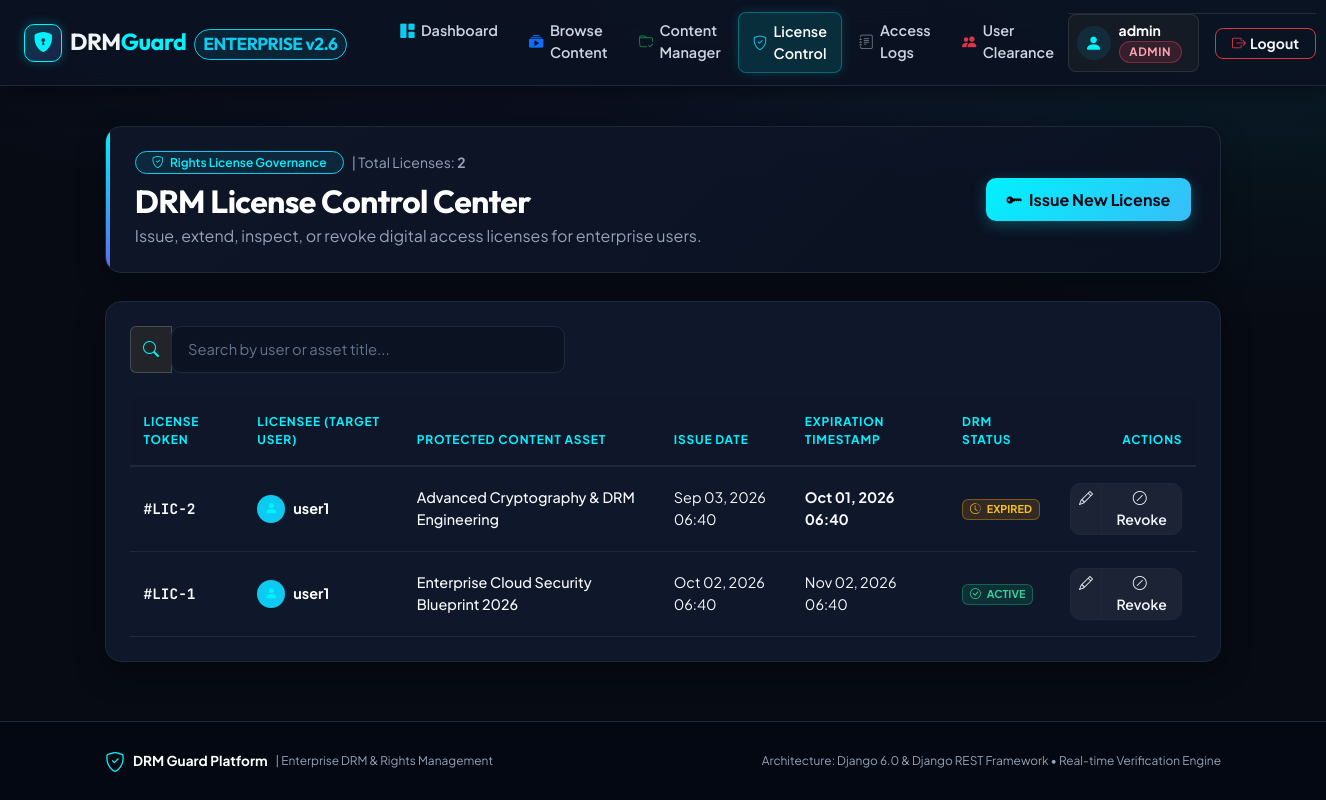
The app's page /manage/licenses/ (signed in) with its own data.
### DRM_App/models.py (models this page shows, shortened)
class UserProfile(models.Model):
    ROLE_CHOICES = (
        ('ADMIN', 'Admin'),
        ('CONTENT_MANAGER', 'Content Manager'),
        ('NORMAL_USER', 'Normal User'),
    )
    user = models.OneToOneField(User, on_delete=models.CASCADE, related_name='profile')
    role = models.CharField(max_length=20, choices=ROLE_CHOICES, default='NORMAL_USER')
    created_at = models.DateTimeField(auto_now_add=True)
    @property
    def is_admin(self):
        return self.role == 'ADMIN' or self.user.is_superuser
    @property
    def is_content_manager(self):
        return self.role in ['ADMIN', 'CONTENT_MANAGER'] or self.user.is_superuser
    @property
    def is_normal_user(self):
        return self.role == 'NORMAL_USER'

class License(models.Model):
    STATUS_CHOICES = (
        ('ACTIVE', 'Active'),
        ('EXPIRED', 'Expired'),
        ('REVOKED', 'Revoked'),
    )
    user = models.ForeignKey(User, on_delete=models.CASCADE, related_name='licenses')
    content = models.ForeignKey(DigitalContent, on_delete=models.CASCADE, related_name='licenses')
    start_date = models.DateTimeField(default=timezone.now)
    expiry_date = models.DateTimeField()
    status = models.CharField(max_length=20, choices=STATUS_CHOICES, default='ACTIVE')
    created_at = models.DateTimeField(auto_now_add=True)
    class Meta:
        ordering = ['-created_at']
    def check_and_update_status(self):
        now = timezone.now()
        if self.status == 'ACTIVE' and now > self.expiry_date:
            self.status = 'EXPIRED'
            self.save(update_fields=['status'])
        return self.status

class DigitalContent(models.Model):
    STATUS_CHOICES = (
        ('ACTIVE', 'Active'),
        ('DRAFT', 'Draft'),
        ('INACTIVE', 'Inactive'),
    )
    title = models.CharField(max_length=255)
    description = models.TextField()
    content_body = models.TextField(help_text="Protected text or document data", blank=True, null=True)
    file = models.FileField(upload_to='digital_contents/', blank=True, null=True)
    owner = models.ForeignKey(User, on_delete=models.CASCADE, related_name='contents')
    status = models.CharField(max_length=20, choices=STATUS_CHOICES, default='ACTIVE')
    created_at = models.DateTimeField(auto_now_add=True)
    updated_at = models.DateTimeField(auto_now=True)

### DRM_App/views.py (the view)
    def wrapper(request, *args, **kwargs):
        if not request.user.is_authenticated:
            return redirect('login')
        if not request.user.profile.is_content_manager:
            messages.error(request, "Access Restricted: Content Manager or Admin privileges required.")
            return redirect('dashboard')
        return view_func(request, *args, **kwargs)

### DRM_App/views.py (called while the page is built)
def content_manager_required(view_func):
    def wrapper(request, *args, **kwargs):
        if not request.user.is_authenticated:
            return redirect('login')
        if not request.user.profile.is_content_manager:
            messages.error(request, "Access Restricted: Content Manager or Admin privileges required.")
            return redirect('dashboard')
        return view_func(request, *args, **kwargs)
    return wrapper

@login_required
@content_manager_required
def license_manage_view(request):
    if request.user.profile.is_admin:
        licenses = License.objects.all().order_by('-created_at')
    else:
        my_contents = DigitalContent.objects.filter(owner=request.user)
        licenses = License.objects.filter(content__in=my_contents).order_by('-created_at')
    now = timezone.now()
    for lic in licenses:
        lic.check_and_update_status()
    return render(request, 'DRM_App/license_manage.html', {'licenses': licenses})

### DRM_App/templates/DRM_App/license_manage.html (shortened to what this page needs)
{% extends 'DRM_App/base.html' %}
{% block content %}
<div class="page-header-banner d-flex flex-column flex-md-row justify-content-between align-items-md-center gap-3">
    <div>
        <div class="d-flex align-items-center gap-2 mb-2">
            <span class="badge bg-info bg-opacity-10 text-cyan border border-info border-opacity-30 rounded-pill px-3 py-1 fw-semibold">
                <i class="bi bi-shield-check me-1"></i> Rights License Governance
            </span>
            <span class="text-muted small">| Total Licenses: <strong>{{ licenses|length }}</strong></span>
        </div>
        <h2 class="fw-bold text-white mb-1">DRM License Control Center</h2>
        <p class="text-muted mb-0">Issue, extend, inspect, or revoke digital access licenses for enterprise users.</p>
    </div>
    <div>
        <a href="{% url 'license_create' %}" class="btn btn-primary-custom">
            <i class="bi bi-key-fill"></i> Issue New License
        </a>
    </div>
</div>
<div class="card card-custom p-4">
    <div class="mb-4">
        <div class="row g-3">
            <div class="col-md-6 col-lg-5">
                <div class="input-group">
                    <span class="input-group-text bg-dark border-secondary text-cyan border-opacity-50"><i class="bi bi-search"></i></span>
                    <input type="text" id="licenseSearchInput" class="form-control" placeholder="Search by user or asset title..." onkeyup="filterLicenseTable()">
                </div>
            </div>
        </div>
    </div>
    {% if licenses %}
    <div class="table-responsive">
        <table class="table table-dark-custom align-middle mb-0">
            <thead>
                <tr>
                    <th>License Token</th>
                    <th>Licensee (Target User)</th>
                    <th>Protected Content Asset</th>
                    <th>Issue Date</th>
                    <th>Expiration Timestamp</th>
                    <th>DRM Status</th>
                    <th class="text-end">Actions</th>
                </tr>
            </thead>
            <tbody>
                {% for lic in licenses %}
                <tr class="license-row">
                    <td class="fw-bold text-cyan text-mono">#LIC-{{ lic.id }}</td>
                    <td class="lic-user">
                        <div class="d-flex align-items-center gap-2">
                            <div class="stat-icon bg-info bg-opacity-15 text-cyan rounded-circle" style="width: 28px; height: 28px; font-size: 0.85rem;">
                                <i class="bi bi-person-fill"></i>
                            </div>
                            <span class="fw-bold text-white">{{ lic.user.username }}</span>
                        </div>
                    </td>
                    <td class="fw-medium text-white lic-title">{{ lic.content.title }}</td>
                    <td class="small text-muted">{{ lic.start_date|date:"M d, Y H:i" }}</td>
                    <td class="small {% if lic.status == 'EXPIRED' %}text-danger fw-bold{% else %}text-white{% endif %}">
                        {{ lic.expiry_date|date:"M d, Y H:i" }}
                    </td>
                    <td>
                        {% if lic.status == 'ACTIVE' %}
                            <span class="badge badge-status-active"><i class="bi bi-check-circle me-1"></i> ACTIVE</span>
                        {% elif lic.status == 'EXPIRED' %}
                            <span class="badge badge-status-expired"><i class="bi bi-clock-history me-1"></i> EXPIRED</span>
                        {% else %}
                            <span class="badge badge-status-revoked"><i class="bi bi-x-circle me-1"></i> REVOKED</span>
                        {% endif %}
                    </td>
                    <td class="text-end">
                        <div class="btn-group" role="group">
                            <a href="{% url 'license_edit' lic.id %}" class="btn btn-glass btn-sm text-warning" title="Edit Validity/Status">
                                <i class="bi bi-pencil"></i>
                            </a>
                            {% if lic.status != 'REVOKED' %}
                            <a href="{% url 'license_revoke' lic.id %}" class="btn btn-glass btn-sm text-danger" title="Revoke License" onclick="return confirm('Are you sure you want to REVOKE this license? Access will be blocked immediately.');">
                                <i class="bi bi-slash-circle me-1"></i> Revoke
                            </a>
                            {% endif %}
                        </div>
                    </td>
                </tr>
                {% endfor %}
            </tbody>
        </table>
    </div>
    {% endif %}
</div>
{% endblock %}

### DRM_App/templates/DRM_App/base.html (shortened to what this page needs)
<!DOCTYPE html>
<html lang="en">
<head>
    <link href="https://cdn.jsdelivr.net/npm/bootstrap@5.3.2/dist/css/bootstrap.min.css" rel="stylesheet">
    <link rel="stylesheet" href="https://cdn.jsdelivr.net/npm/bootstrap-icons@1.11.3/font/bootstrap-icons.min.css">
</head>
<body>
    <nav class="navbar navbar-expand-lg navbar-dark navbar-custom sticky-top">
        <div class="container-fluid px-lg-4">
            <a class="navbar-brand d-flex align-items-center gap-2" href="{% url 'dashboard' %}">
                <div class="brand-logo-icon">
                    <i class="bi bi-shield-lock-fill fs-5" style="color: var(--drm-cyan);"></i>
                </div>
                <div>
                    <span class="fw-bold tracking-tight">DRM<span class="text-cyan">Guard</span></span>
                    <span class="badge bg-info bg-opacity-10 text-info border border-info border-opacity-30 rounded-pill fs-8 ms-1 px-2 py-0.5">ENTERPRISE v2.6</span>
                </div>
            </a>
            <div class="collapse navbar-collapse mt-3 mt-lg-0" id="navbarMain">
                {% if user.is_authenticated %}
                <ul class="navbar-nav me-auto mb-2 mb-lg-0 ms-lg-4 gap-1">
                    <li class="nav-item">
                        <a class="nav-link {% if request.resolver_match.url_name == 'dashboard' %}active{% endif %}" href="{% url 'dashboard' %}">
                            <i class="bi bi-grid-1x2-fill text-info"></i> Dashboard
                        </a>
                    </li>
                    <li class="nav-item">
                        <a class="nav-link {% if request.resolver_match.url_name == 'content_list' or request.resolver_match.url_name == 'content_detail' %}active{% endif %}" href="{% url 'content_list' %}">
                            <i class="bi bi-collection-play-fill text-primary"></i> Browse Content
                        </a>
                    </li>
                    {% if user.profile.is_content_manager %}
                    <li class="nav-item">
                        <a class="nav-link " href="{% url 'content_manage' %}">
                            <i class="bi bi-folder-check text-success"></i> Content Manager
                        </a>
                    </li>
                    <li class="nav-item">
                        <a class="nav-link {% if 'license_manage' in request.resolver_match.url_name or 'license_create' in request.resolver_match.url_name or 'license_edit' in request.resolver_match.url_name %}active{% endif %}" href="{% url 'license_manage' %}">
                            <i class="bi bi-shield-check text-info"></i> License Control
                        </a>
                    </li>
                    {% endif %}
                    <li class="nav-item">
                        <a class="nav-link {% if request.resolver_match.url_name == 'access_logs' %}active{% endif %}" href="{% url 'access_logs' %}">
                            <i class="bi bi-journal-text text-secondary"></i> Access Logs
                        </a>
                    </li>
                    {% if user.profile.is_admin %}
                    <li class="nav-item">
                        <a class="nav-link {% if 'user_manage' in request.resolver_match.url_name or 'user_update_role' in request.resolver_match.url_name %}active{% endif %}" href="{% url 'user_manage' %}">
                            <i class="bi bi-people-fill text-danger"></i> User Clearance
                        </a>
                    </li>
                    {% endif %}
                </ul>
                <div class="d-flex align-items-center gap-3 pt-2 pt-lg-0 border-top border-secondary border-opacity-25 border-lg-0">
                    <div class="d-flex align-items-center gap-2 bg-dark bg-opacity-50 p-2 rounded-3 border border-secondary border-opacity-25">
                        <div class="stat-icon bg-info bg-opacity-10 text-cyan rounded-circle" style="width: 34px; height: 34px; font-size: 1.1rem;">
                            <i class="bi bi-person-fill"></i>
                        </div>
                        <div class="lh-1 pe-2">
                            <div class="fw-bold small text-white">{{ user.username }}</div>
                            <span class="badge badge-role mt-1 {% if user.profile.is_admin %}badge-admin{% elif user.profile.is_content_manager %}badge-manager{% else %}badge-user{% endif %}">
                                {{ user.profile.get_role_display }}
                            </span>
                        </div>
                    </div>
                    <a href="{% url 'logout' %}" class="btn btn-outline-danger btn-sm rounded-3 px-3 fw-bold d-flex align-items-center gap-1" title="Sign out of DRM session">
                        <i class="bi bi-box-arrow-right"></i> <span class="d-none d-sm-inline">Logout</span>
                    </a>
                </div>
                {% endif %}
            </div>
        </div>
    </nav>
    <main class="container my-4 flex-grow-1">
        {% block content %}{% endblock %}
    </main>
    <footer class="footer text-center">
        <div class="container d-flex flex-column flex-md-row justify-content-between align-items-center gap-2">
            <div class="d-flex align-items-center gap-2">
                <i class="bi bi-shield-check text-cyan fs-5"></i>
                <span class="fw-bold text-white">DRM Guard Platform</span>
                <span class="text-muted small">| Enterprise DRM & Rights Management</span>
            </div>
            <p class="mb-0 text-muted small">
                Architecture: Django 6.0 & Django REST Framework &bull; Real-time Verification Engine
            </p>
        </div>
    </footer>
</body>
</html>

### records on screen
License: id "2", user.username "user1", content "Advanced Cryptography & DRM Engineering", start_date "Sep 03, 2026 06:40", expiry_date "Oct 01, 2026 06:40", status "EXPIRED" (drawn)
License: id "1", user.username "user1", content "Enterprise Cloud Security Blueprint 2026", start_date "Oct 02, 2026 06:40", expiry_date "Nov 02, 2026 06:40", status "ACTIVE" (drawn)

### other values on screen
{{ user.username }} "admin"
{{ user.profile.get_role_display }} "ADMIN"
{{ licenses|length }} "2"
